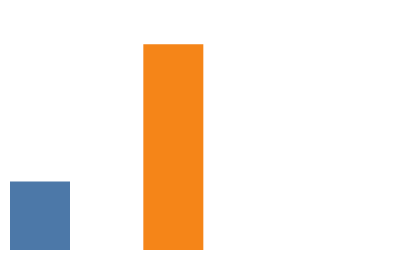

Describe this chart as a Vega-Lite specification.
### Vega specification from a JSON file in a GitHub repository (floating-point values rounded to 4 significant figures)
{"$schema": "https://vega.github.io/schema/vega/v6.json", "width": 200, "height": 120, "padding": 5, "autosize": "pad", "background": "white", "signals": [{"name": "keys", "value": [1, 2, 3]}], "data": [{"name": "table", "values": [{"g": "a", "t": 1, "v": 10}, {"g": "b", "t": 3, "v": 30}], "transform": [{"type": "impute", "field": "v", "key": "t", "groupby": ["g"], "keyvals": {"signal": "keys"}, "method": "value", "value": 0}]}], "scales": [{"name": "x", "type": "band", "domain": {"data": "table", "field": "t"}, "range": "width"}, {"name": "y", "type": "linear", "domain": [0, 35], "range": "height"}, {"name": "c", "type": "ordinal", "domain": {"data": "table", "field": "g"}, "range": "category"}], "marks": [{"type": "rect", "from": {"data": "table"}, "encode": {"update": {"x": {"scale": "x", "field": "t"}, "width": {"scale": "x", "band": 0.45}, "y": {"scale": "y", "field": "v"}, "y2": {"scale": "y", "value": 0}, "fill": {"scale": "c", "field": "g"}}}}]}
